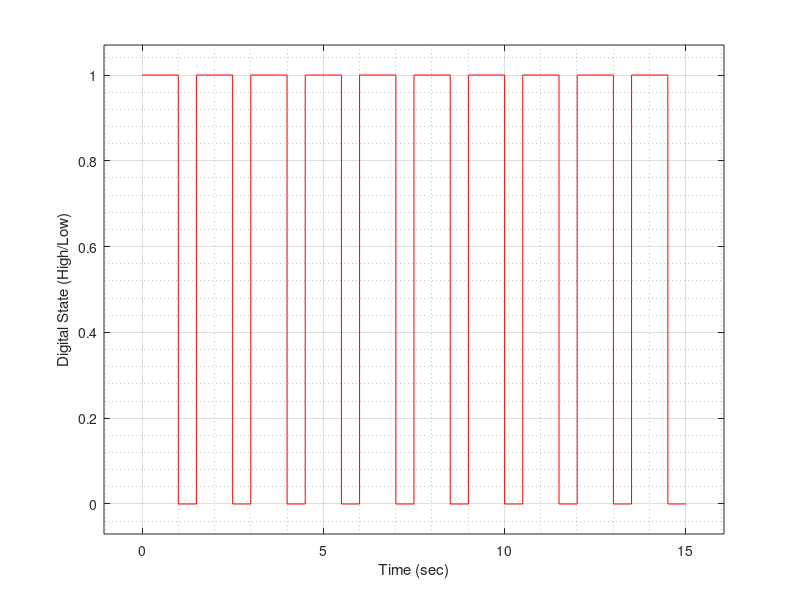

The MATLAB script that drew this image:
fileID = fopen('delay_data.txt','r');
formatSpec = '%d %d';
sizeA = [2 Inf];
A = fscanf(fileID,formatSpec,sizeA);
fclose(fileID);
n=size(A);
t=A(1,1:n(2))/1000;
x=A(2,1:n(2));
figure()
plot(t,x,'r-')
% title("Time History of Pin 7's Digital State, Delay Based")
xlabel("Time (sec)")
ylabel("Digital State (High/Low)")
grid on;
grid minor; 
axis padded;